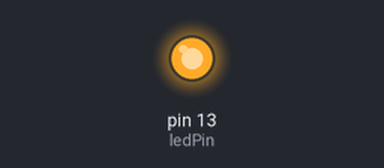
Simulated run of this sketch. Board: Arduino Uno, built with avr-gcc and run on an emulated ATmega328P. On the bench: output pins drawn as LEDs (lit = HIGH).

Above: at 0.5 s.
At 41.0 s:
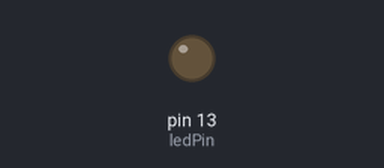
Timing chart, 0 to 55.9 s (numbered marks = the images above):
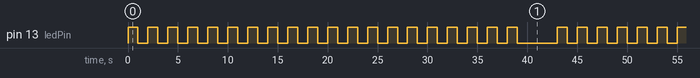

The sketch:

1108b.ino
```cpp
int ledPin = 13;
int delayTime = 1000;
int delayTime2 = 3000;


void setup()
{
      pinMode(ledPin,OUTPUT);
}

void loop()
{
      for(int count=0;count<20;count ++)
      {
            flash();
      }
    delay(delayTime2);
}

void flash()
{
      digitalWrite(ledPin,HIGH);
      delay(delayTime);
      digitalWrite(ledPin,LOW);
      delay(delayTime);
}
```

Measured:
- by itself, pin 13 (ledPin): repeats every 43.0 s: HIGH 1.0 s, LOW 4.0 s, 19 × (HIGH 1.0 s, LOW 1.0 s)
- by itself, everything shown: repeats every 43.0 s, in 40 steps
